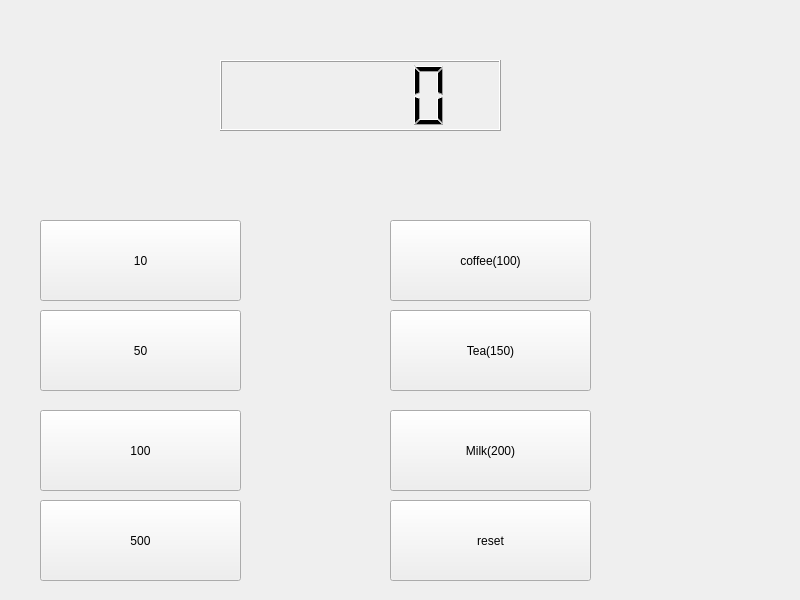
<?xml version="1.0" encoding="UTF-8"?>
<ui version="4.0">
 <class>Widget</class>
 <widget class="QWidget" name="Widget">
  <property name="geometry">
   <rect>
    <x>0</x>
    <y>0</y>
    <width>800</width>
    <height>600</height>
   </rect>
  </property>
  <property name="windowTitle">
   <string>Widget</string>
  </property>
  <widget class="QLCDNumber" name="lcdNumber">
   <property name="geometry">
    <rect>
     <x>220</x>
     <y>60</y>
     <width>281</width>
     <height>71</height>
    </rect>
   </property>
  </widget>
  <widget class="QPushButton" name="pushButton">
   <property name="geometry">
    <rect>
     <x>40</x>
     <y>220</y>
     <width>201</width>
     <height>81</height>
    </rect>
   </property>
   <property name="text">
    <string>10</string>
   </property>
  </widget>
  <widget class="QPushButton" name="pushButton_2">
   <property name="geometry">
    <rect>
     <x>40</x>
     <y>310</y>
     <width>201</width>
     <height>81</height>
    </rect>
   </property>
   <property name="text">
    <string>50</string>
   </property>
  </widget>
  <widget class="QPushButton" name="pushButton_3">
   <property name="geometry">
    <rect>
     <x>40</x>
     <y>410</y>
     <width>201</width>
     <height>81</height>
    </rect>
   </property>
   <property name="text">
    <string>100</string>
   </property>
  </widget>
  <widget class="QPushButton" name="pushButton_4">
   <property name="geometry">
    <rect>
     <x>40</x>
     <y>500</y>
     <width>201</width>
     <height>81</height>
    </rect>
   </property>
   <property name="text">
    <string>500</string>
   </property>
  </widget>
  <widget class="QPushButton" name="pushButton_5">
   <property name="geometry">
    <rect>
     <x>390</x>
     <y>220</y>
     <width>201</width>
     <height>81</height>
    </rect>
   </property>
   <property name="text">
    <string>coffee(100)</string>
   </property>
  </widget>
  <widget class="QPushButton" name="pushButton_6">
   <property name="geometry">
    <rect>
     <x>390</x>
     <y>310</y>
     <width>201</width>
     <height>81</height>
    </rect>
   </property>
   <property name="text">
    <string>Tea(150)</string>
   </property>
  </widget>
  <widget class="QPushButton" name="pushButton_7">
   <property name="geometry">
    <rect>
     <x>390</x>
     <y>410</y>
     <width>201</width>
     <height>81</height>
    </rect>
   </property>
   <property name="text">
    <string>Milk(200)</string>
   </property>
  </widget>
  <widget class="QPushButton" name="pushButton_8">
   <property name="geometry">
    <rect>
     <x>390</x>
     <y>500</y>
     <width>201</width>
     <height>81</height>
    </rect>
   </property>
   <property name="text">
    <string>reset</string>
   </property>
  </widget>
 </widget>
 <resources/>
 <connections/>
</ui>
